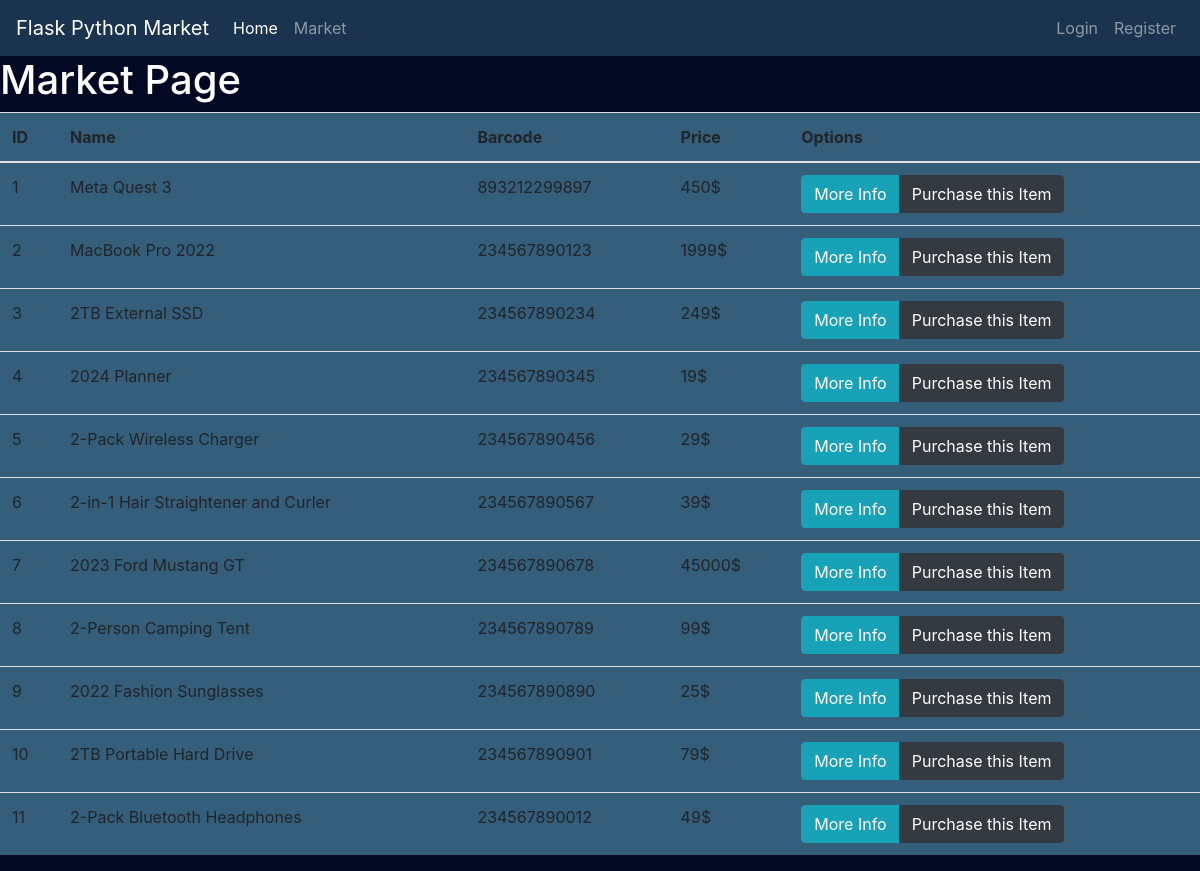
/market, run on the app's committed database.
### market.py (models this page shows, shortened)
class Item(db.Model):
    id = db.Column(db.Integer(), primary_key=True)
    name = db.Column(db.String(length=30), nullable=False, unique=True)
    price = db.Column(db.Integer(), nullable=False)
    barcode = db.Column(db.String(length=12), nullable=False, unique=True)
    description = db.Column(db.String(length=1024), nullable=False, unique=True)

### market.py (the view)
@app.route('/market')
def market_page():
    items = Item.query.all() # query from market.db
    return render_template('market.html', items=items)

### templates/market.html (shortened to what this page needs)
{% extends 'layout.html' %}
{% block content %}
        <h1>Market Page</h1>
        <table class="table table-hover" style="background-color:#345e7a;">
        <thead>
            <tr>
                <th scope="col">ID</th>
                <th scope="col">Name</th>
                <th scope="col">Barcode</th>
                <th scope="col">Price</th>
                <th scope="col">Options</th>
            </tr>
        </thead>
        <tbody>
            {% for item in items %}
                <tr>
                    <td>{{ item.id }}</td>
                    <td>{{ item.name }}</td>
                    <td>{{ item.barcode }}</td>
                    <td>{{ item.price }}$</td>
                    <td>
                        <div class="btn-group" role="group" aria-label="...">
                            <button class="btn btn-outline btn-info">More Info</button>
                            <button class="btn btn-outline btn-dark">Purchase this Item</button>
                        </div>
                    </td>
                </tr>
            {% endfor %}
        </tbody>
    </table>
{% endblock %}

### templates/layout.html (shortened to what this page needs)
<!doctype html>
<html lang="en">
<head>
    <link rel="stylesheet" href="https://cdn.jsdelivr.net/npm/bootstrap@4.5.3/dist/css/bootstrap.min.css"
>
</head>
<body>
<nav class="navbar navbar-expand-md navbar-dark" style="background-color:#1a334e;">
    <a class="navbar-brand" href="{{ url_for('home_page') }}">Flask Python Market</a>
    <div class="collapse navbar-collapse" id="navbarNav">
        <ul class="navbar-nav mr-auto">
            <li class="nav-item active">
                <a class="nav-link" href="{{ url_for('home_page') }}">Home <span class="sr-only">(current)</span></a>
            </li>
            <li class="nav-item">
                <a class="nav-link" href="{{ url_for('market_page') }}">Market</a>
            </li>
        </ul>
        <ul class="navbar-nav">
            <li class="nav-item">
                <a class="nav-link" href="#">Login</a>
            </li>
            <li class="nav-item">
                <a class="nav-link" href="#">Register</a>
            </li>
        </ul>
    </div>
</nav>
{% block content %}
{% endblock %}
</body>
</html>

### templates/layout.html (style rules this page uses)
body { background-color: #000822; color: white }

### data on the page
Item: id "1", name "Meta Quest 3", barcode "893212299897", price "450"
Item: id "2", name "MacBook Pro 2022", barcode "234567890123", price "1999"
Item: id "3", name "2TB External SSD", barcode "234567890234", price "249"
Item: id "4", name "2024 Planner", barcode "234567890345", price "19"
Item: id "5", name "2-Pack Wireless Charger", barcode "234567890456", price "29"
Item: id "6", name "2-in-1 Hair Straightener and Curler", barcode "234567890567", price "39"
Item: id "7", name "2023 Ford Mustang GT", barcode "234567890678", price "45000"
Item: id "8", name "2-Person Camping Tent", barcode "234567890789", price "99"
Item: id "9", name "2022 Fashion Sunglasses", barcode "234567890890", price "25"
Item: id "10", name "2TB Portable Hard Drive", barcode "234567890901", price "79"
Item: id "11", name "2-Pack Bluetooth Headphones", barcode "234567890012", price "49"
